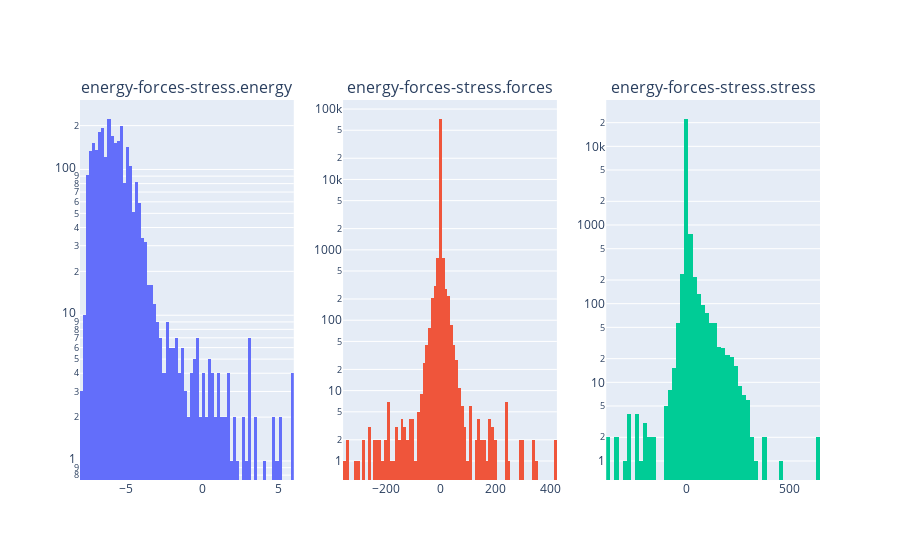

This figure's notebook cell:
### Code cell
client.plot_histograms(dataset.aggregated_info['property_fields'], ids=dataset.property_ids, yscale='log')

### Figure 1 — Plotly figure (JSON) as saved in the notebook; plotly's stock layout.template omitted (floating-point values rounded to 4 significant figures; data arrays with more than 128 entries replaced by an {"elided": "..."} marker saying what was removed)
{"data": [{"nbinsx": 100, "type": "histogram", "x": {"elided": "2684 float values"}, "xaxis": "x", "yaxis": "y"}, {"nbinsx": 100, "type": "histogram", "x": {"elided": "75201 float values"}, "xaxis": "x2", "yaxis": "y2"}, {"nbinsx": 100, "type": "histogram", "x": {"elided": "24156 float values"}, "xaxis": "x3", "yaxis": "y3"}], "layout": {"annotations": [{"font": {"size": 16}, "showarrow": false, "text": "energy-forces-stress.energy", "x": 0.1444, "xanchor": "center", "xref": "paper", "y": 1, "yanchor": "bottom", "yref": "paper"}, {"font": {"size": 16}, "showarrow": false, "text": "energy-forces-stress.forces", "x": 0.5, "xanchor": "center", "xref": "paper", "y": 1, "yanchor": "bottom", "yref": "paper"}, {"font": {"size": 16}, "showarrow": false, "text": "energy-forces-stress.stress", "x": 0.8556, "xanchor": "center", "xref": "paper", "y": 1, "yanchor": "bottom", "yref": "paper"}], "showlegend": false, "xaxis": {"anchor": "y", "domain": [0, 0.2889], "type": "linear"}, "xaxis2": {"anchor": "y2", "domain": [0.3556, 0.6444], "type": "linear"}, "xaxis3": {"anchor": "y3", "domain": [0.7111, 1], "type": "linear"}, "yaxis": {"anchor": "x", "domain": [0, 1], "type": "log"}, "yaxis2": {"anchor": "x2", "domain": [0, 1], "type": "log"}, "yaxis3": {"anchor": "x3", "domain": [0, 1], "type": "log"}}}
